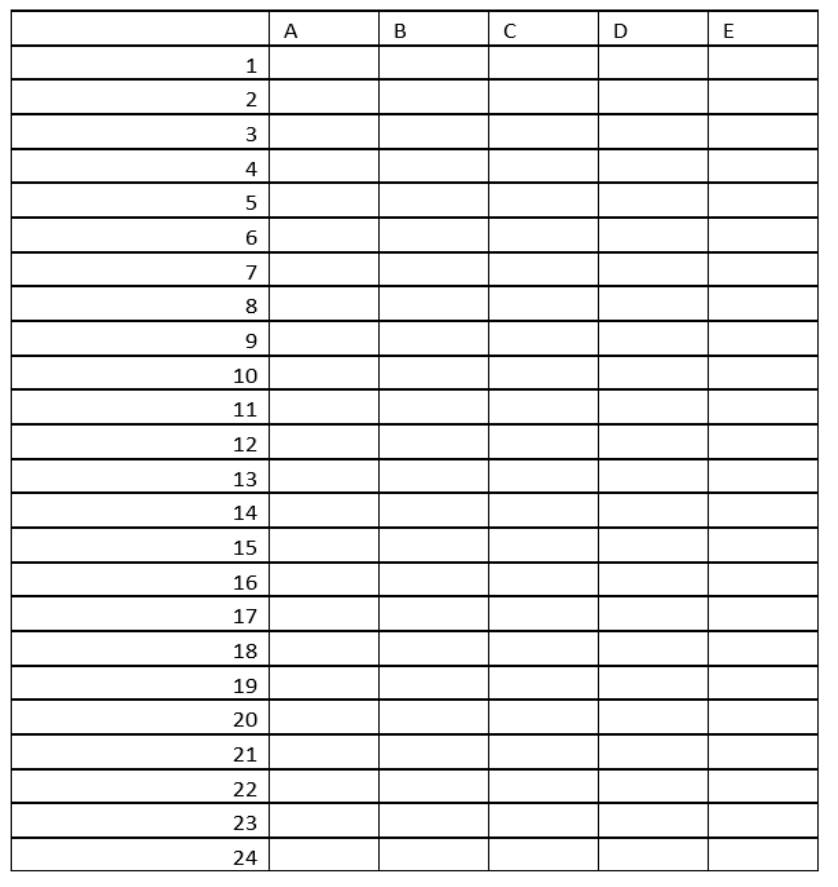
#> input picture code/test.png, 838 x 887 px
$ python -i read_frame.py   (imports and definitions only)
#> lines starting #> are read from the running program, lines starting #| are printed output that depends on the picture; after the words box and inside, x2 and y2 are one past the last pixel; in counts of white or black regions, pixels touching at a corner belong together
# coding=utf-8
import cv2
import numpy as np


# get the position of cross points of the table
def get_cross_point(x, y):
    x_point_arr = []
    y_point_arr = []
    i = 0
    sort_x_point = np.sort(x)
    for i in range(len(sort_x_point) - 1):
        if sort_x_point[i + 1] - sort_x_point[i] > 10:
            x_point_arr.append(sort_x_point[i])
            i = i + 1
    x_point_arr.append(sort_x_point[i])

    i = 0
    sort_y_point = np.sort(y)
    for i in range(len(sort_y_point) - 1):
        if sort_y_point[i + 1] - sort_y_point[i] > 10:
            y_point_arr.append(sort_y_point[i])
            i = i + 1
    y_point_arr.append(sort_y_point[i])
    return x_point_arr, y_point_arr


def isEmpty(image):
    if np.max(image) > 0:
        return 1
    else:
        return 0


def read_frame(image):
#> called with image = 'test.png'
    f = cv2.imread(image)
#> f is the input picture: shape (887, 838, 3); min 0, max 255, mean 233.3
    # gray processing
    f = cv2.cvtColor(f, cv2.COLOR_BGR2GRAY)
#> f: shape (887, 838)
    # binary
    binary_f = cv2.adaptiveThreshold(~f, 255, cv2.ADAPTIVE_THRESH_MEAN_C, cv2.THRESH_BINARY, 15, -5)
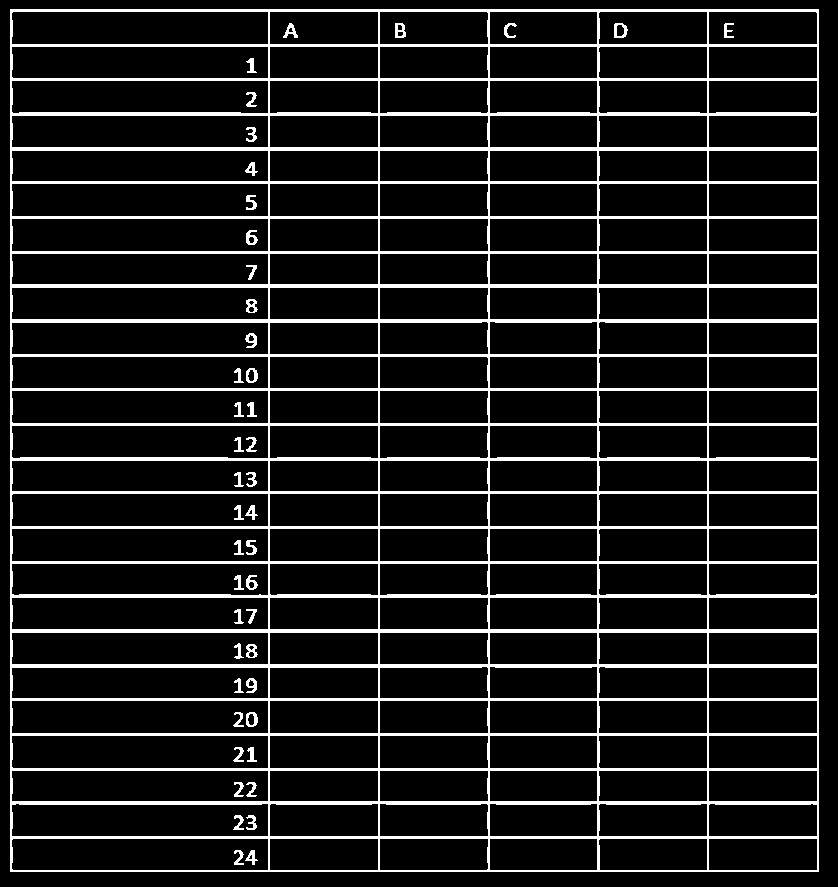
#> binary_f: shape (887, 838); 11.5% white; 45 white regions, largest, box (x1, y1, x2, y2) and area: (10, 9, 819, 872) 81416, (614, 23, 628, 38) 115, (395, 23, 406, 38) 112

    rows, cols = binary_f.shape
#> rows = 887; cols = 838

    scale = 20
    # recognize rows
    kernel = cv2.getStructuringElement(cv2.MORPH_RECT, (cols // scale, 1))
    eroded = cv2.erode(binary_f, kernel, iterations=1)
#> eroded: shape (887, 838); 8.7% white; 26 white regions, largest, box (x1, y1, x2, y2) and area: (30, 147, 799, 151) 3076, (30, 284, 799, 288) 3076, (30, 629, 799, 633) 3076
    row_line = cv2.dilate(eroded, kernel, iterations=1)
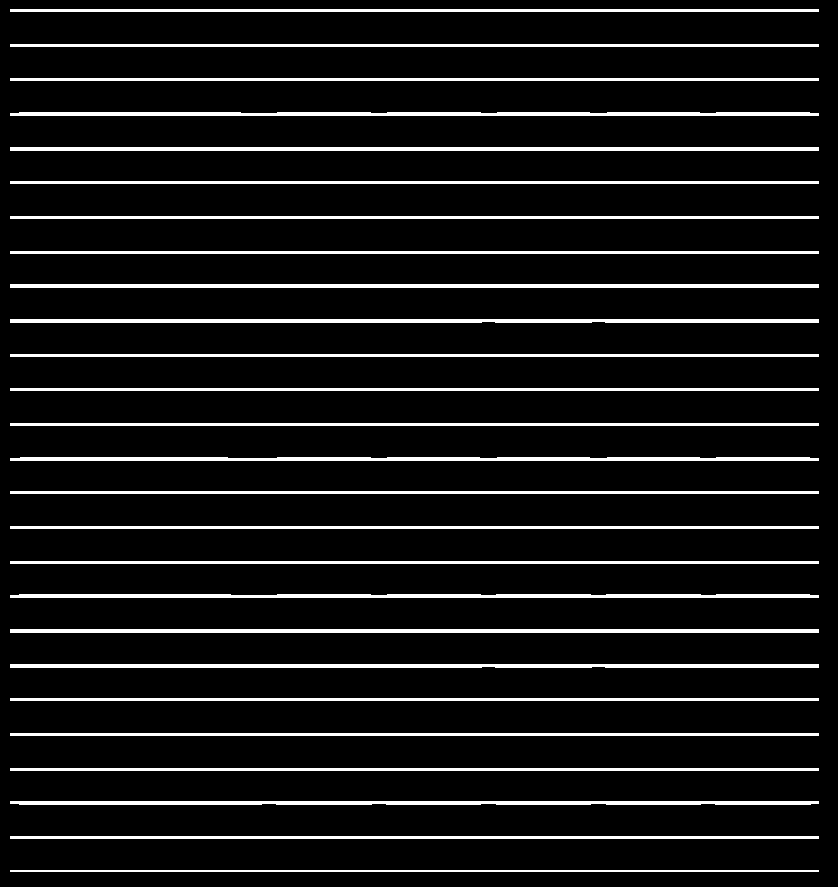
#> row_line: shape (887, 838); 9.3% white; 26 white regions, largest, box (x1, y1, x2, y2) and area: (10, 147, 819, 151) 3236, (10, 284, 819, 288) 3236, (10, 629, 819, 633) 3236
    # cv2.imshow("row", row_line)
    # cv2.waitKey(0)

    # recognize columns
    scale = 10
    kernel = cv2.getStructuringElement(cv2.MORPH_RECT, (1, rows // scale))
#> kernel = 88 values from 1 to 1
    eroded = cv2.erode(binary_f, kernel, iterations=1)
#> eroded: shape (887, 838); 1.5% white in thin lines or dots, all inside (x1, y1, x2, y2) = (10, 53, 819, 829)
    col_line = cv2.dilate(eroded, kernel, iterations=1)
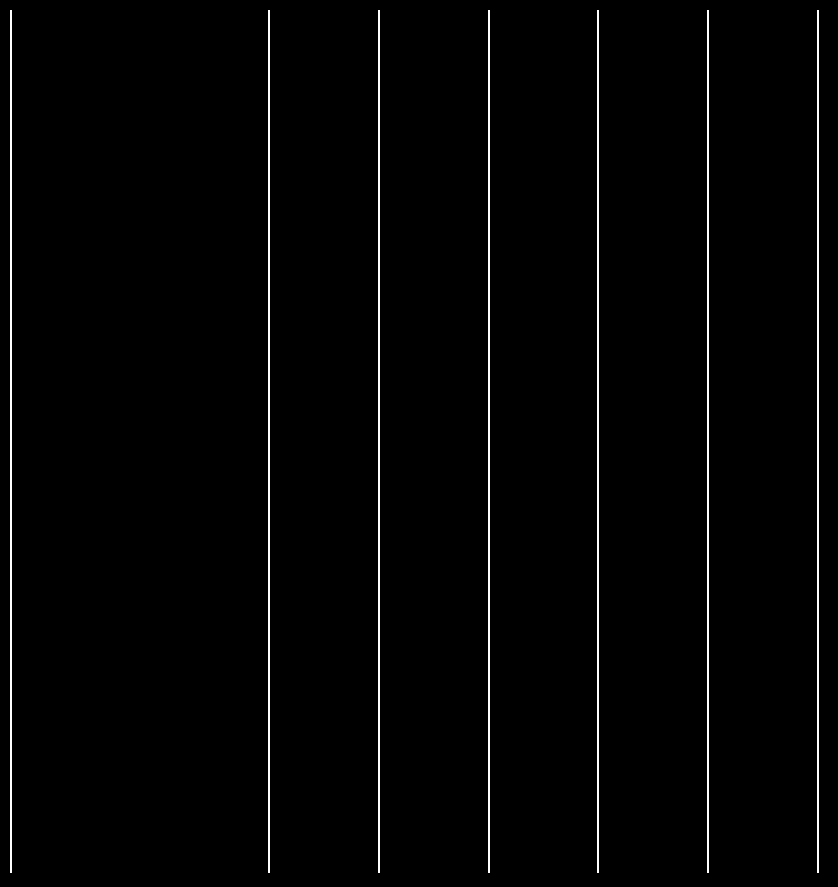
#> col_line: shape (887, 838); 1.6% white in thin lines or dots
    # cv2.imshow("column", col_line)
    # cv2.waitKey(0)

    # find cross points
    cross_point = cv2.bitwise_and(row_line, col_line)
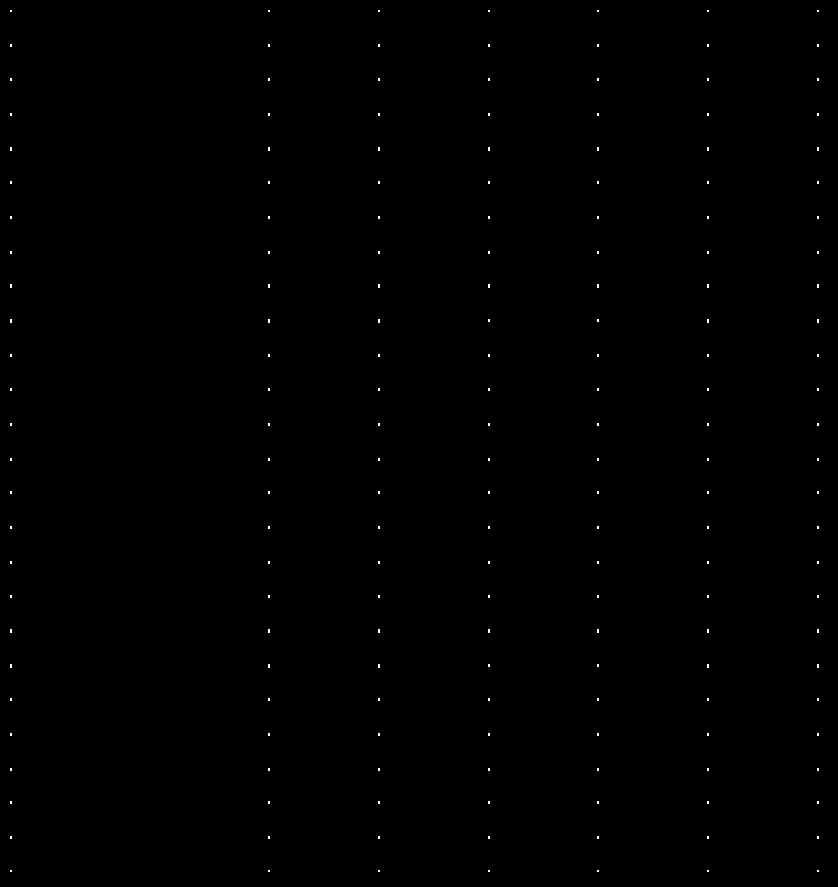
#> cross_point: shape (887, 838); 0.15% white in thin lines or dots
    # cv2.imshow("point", cross_point)
    # cv2.waitKey(0)

    # table structure
    empty_f = cv2.add(row_line, col_line)
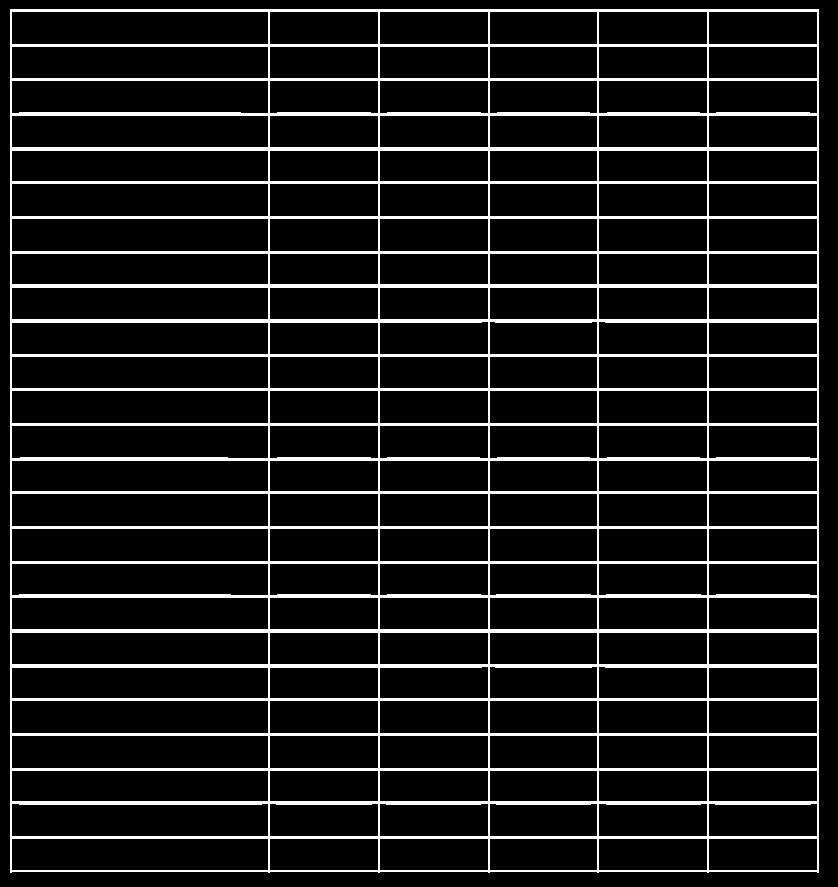
#> empty_f: shape (887, 838); 10.8% white; 1 white region, box (x1, y1, x2, y2) and area: (10, 9, 819, 873) 80011

    # delete lines and show content
    content = cv2.subtract(binary_f, empty_f)
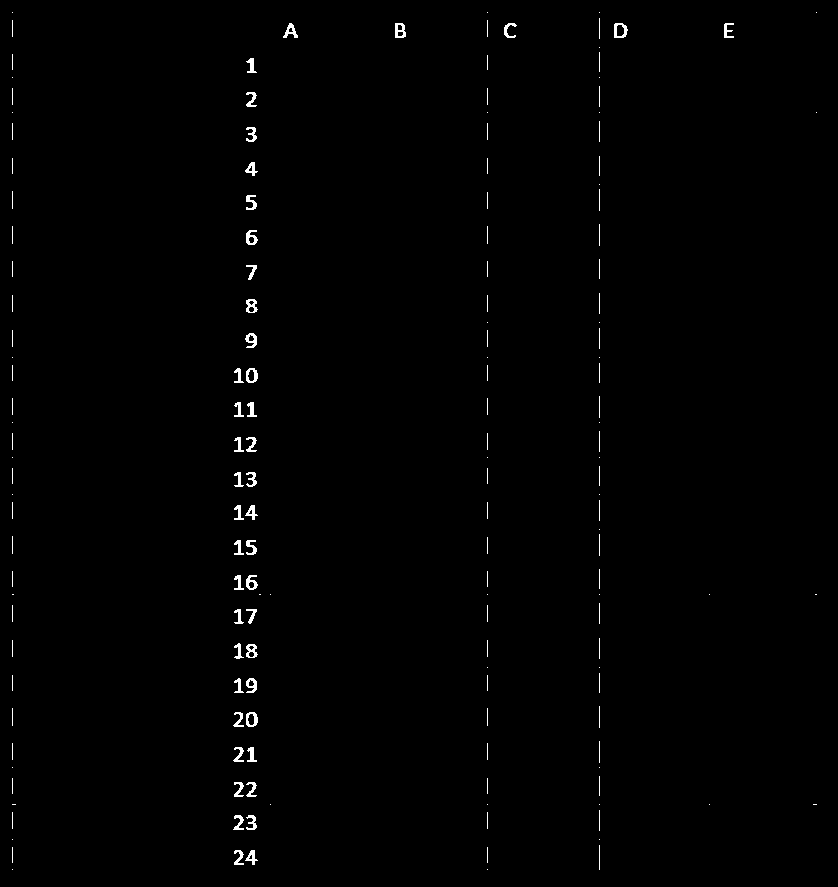
#> content: shape (887, 838); 0.69% white in thin lines or dots
    # cv2.imshow("content", content)
    # cv2.waitKey(0)

    # determine position of cross points
    ys, xs = np.where(cross_point > 0)
#> ys = 1126 values from 10 to 871; xs = 1126 values, max 818 at index 13, min 10 at index 0, mean 466.4
    x_point, y_point = get_cross_point(xs, ys)
#> in get_cross_point, `sort_x_point = np.sort(x)`: sort_x_point = 1126 values from 10 to 818
#> after the loop in get_cross_point, `for i in range(len(sort_x_point) - 1):`: x_point_arr = [11, 269, 379, 489, 598, 708]
#> in get_cross_point, `sort_y_point = np.sort(y)`: sort_y_point = 1126 values from 10 to 871
#> after the loop in get_cross_point, `for i in range(len(sort_y_point) - 1):`: y_point_arr = 25 values from 11 to 838
#> x_point = [11, 269, 379, 489, 598, 708, 818]; y_point = 26 values from 11 to 871

    # Create answer matrix
    ans = np.zeros((len(y_point)-2, len(x_point)-2))
#> ans = 24 rows, first 6: [0, 0, 0, 0, 0], [0, 0, 0, 0, 0], [0, 0, 0, 0, 0], [0, 0, 0, 0, 0], [0, 0, 0, 0, 0], [0, 0, 0, 0, 0]
    for i in range(1, len(x_point)-1):
        for j in range(1, len(y_point)-1):
            x1 = x_point[i]
            x2 = x_point[i+1]
            y1 = y_point[j]
            y2 = y_point[j+1]
            box = content[y1:y2, x1:x2]
            if isEmpty(box) == 1:
                ans[j-1][i-1] = 1
#> this loop made 5 passes
#> after the loop, ans = 24 rows, first 6: [0, 1, 0, 1, 0], [0, 1, 0, 1, 1], [0, 1, 0, 1, 0], [0, 1, 0, 1, 0], [0, 1, 0, 1, 0], [0, 1, 0, 1, 0]
    return ans

>>> result = read_frame('test.png')
#> result has the same summary as ans in read_frame
